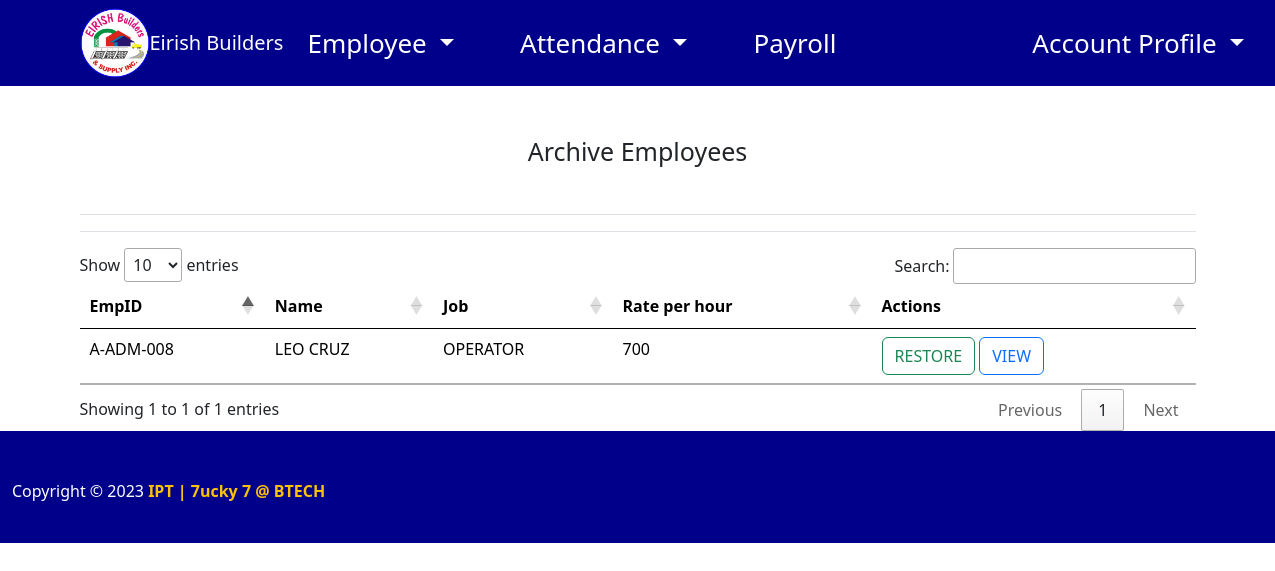
The app's page /code/trash.php (signed in) with its own data.
### tables this page shows
CREATE TABLE `employee` (
  `id` int(11) NOT NULL,
  `emp_id` varchar(50) NOT NULL,
  `name` varchar(50) NOT NULL,
  `address` varchar(50) NOT NULL,
  `position` varchar(50) NOT NULL,
  `rate` double NOT NULL,
  `phonenumber` varchar(12) NOT NULL,
  `sex` varchar(45) NOT NULL,
  `birth_date` date NOT NULL,
  `civil_status` varchar(45) NOT NULL,
  `emergency_name` varchar(45) NOT NULL,
  `emergency_contact` varchar(11) NOT NULL,
  `job_id` int(11) NOT NULL,
  `salary_id` int(11) NOT NULL,
  `isdeploy` varchar(1) NOT NULL,
  `isarchive` varchar(1) NOT NULL,
  `is_att_archive` varchar(1) NOT NULL
);

### code/trash.php (the view, shortened to what this page needs)
<?php
require_once "home.php";
$con = mysqli_connect('localhost', 'root', '', 'eirish_payroll');
$result = mysqli_query($con, "SELECT * FROM employee WHERE isarchive = '1' AND isdeploy != '1'");
?>
<!DOCTYPE html>
<html lang="en">
<head>
    <link rel="stylesheet" href="//cdn.datatables.net/1.10.25/css/jquery.dataTables.min.css">
    <link rel="stylesheet" href="https://cdn.jsdelivr.net/npm/bootstrap@5.2.2/dist/css/bootstrap.min.css">
</head>
<body>
    <div>
        <div class="container" style="margin-top:50px;">
            <div class="container my-5">
                <h3 class="text-center font-weight-bold" style="font-size:25px;">Archive Employees</h3>
            </div>
            <div class="border-bottom my-3"></div>
            <div class="border-bottom my-3"></div>
            <form method="post" id="frm">
                <table id="example" class="table table-hover">
                    <thead class="thead-light">
                        <tr>
                            <th>EmpID</th>
                            <th>Name</th>
                            <th>Job</th>
                            <th>Rate per hour</th>
                            <th>Actions</th>
                        </tr>
                    </thead>
                    <tbody>
                        <?php while ($row = mysqli_fetch_assoc($result)) { ?>
                        <tr>
                            <td><?php echo $row['emp_id']?></td>
                            <td><?php echo $row['name']?></td>
                            <td><?php echo $row['position']?></td>
                            <td><?php echo $row['rate']?></td>
                            <td>
                                <a href="undo.php?id=<?php echo $row['id'] ?>"
                                    class="btn btn-outline-success">Restore</a>
                                <a href="view.php?id=<?php echo $row['id'] ?>"
                                    class="btn btn-outline-primary">View</a>
                            </td>
                        </tr>
                        <?php } ?>
                    </tbody>
                </table>
            </form>
        </div>
    </div>
    <?php require_once "scripts.php"; ?>
    <?php require_once('footer.php')?>

### code/trash.php (style rules this page uses)
.btn { font-size: 18px; padding: 12px 24px; border-radius: 4px; border-width: 2px; border-style: solid; text-transform: uppercase; transition: all 0.3s ease; }

### records on screen
employee: emp "A-ADM-008", name "LEO CRUZ", position "OPERATOR", rate "700"
